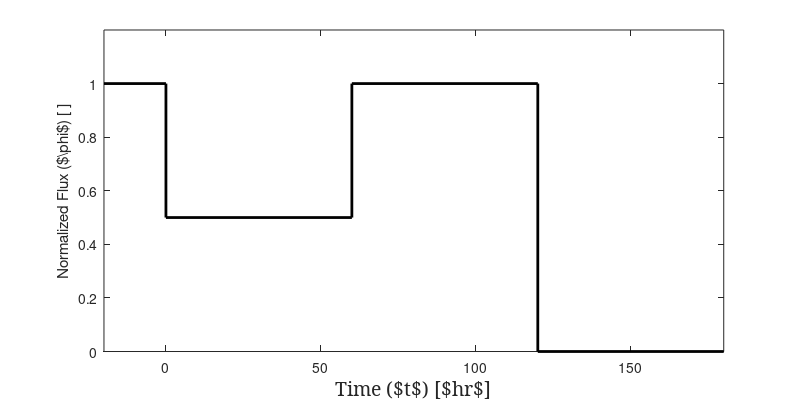

The MATLAB script that drew this image: (Note: this script raises an error after producing the figure.)
clc; clear; close all;
t=[-20 0 0 60 60 120 120 180];
phi=[1 1 .5 .5 1 1 0 0];
h=plot(t,phi,'k-');
axis([-20 180 0.0 1.2]);
set(h,'LineWidth',2);
h=xlabel('Time ($t$) [$hr$]','interpreter','none');
set(h,'FontSize',14,'FontName','Serif');
ylabel('Normalized Flux ($\phi$) [ ]','interpreter','none');
set(gcf,'PaperPositionMode','auto','Position',[50 50 800 400]);
plot2svg('img/power_history.svg');
